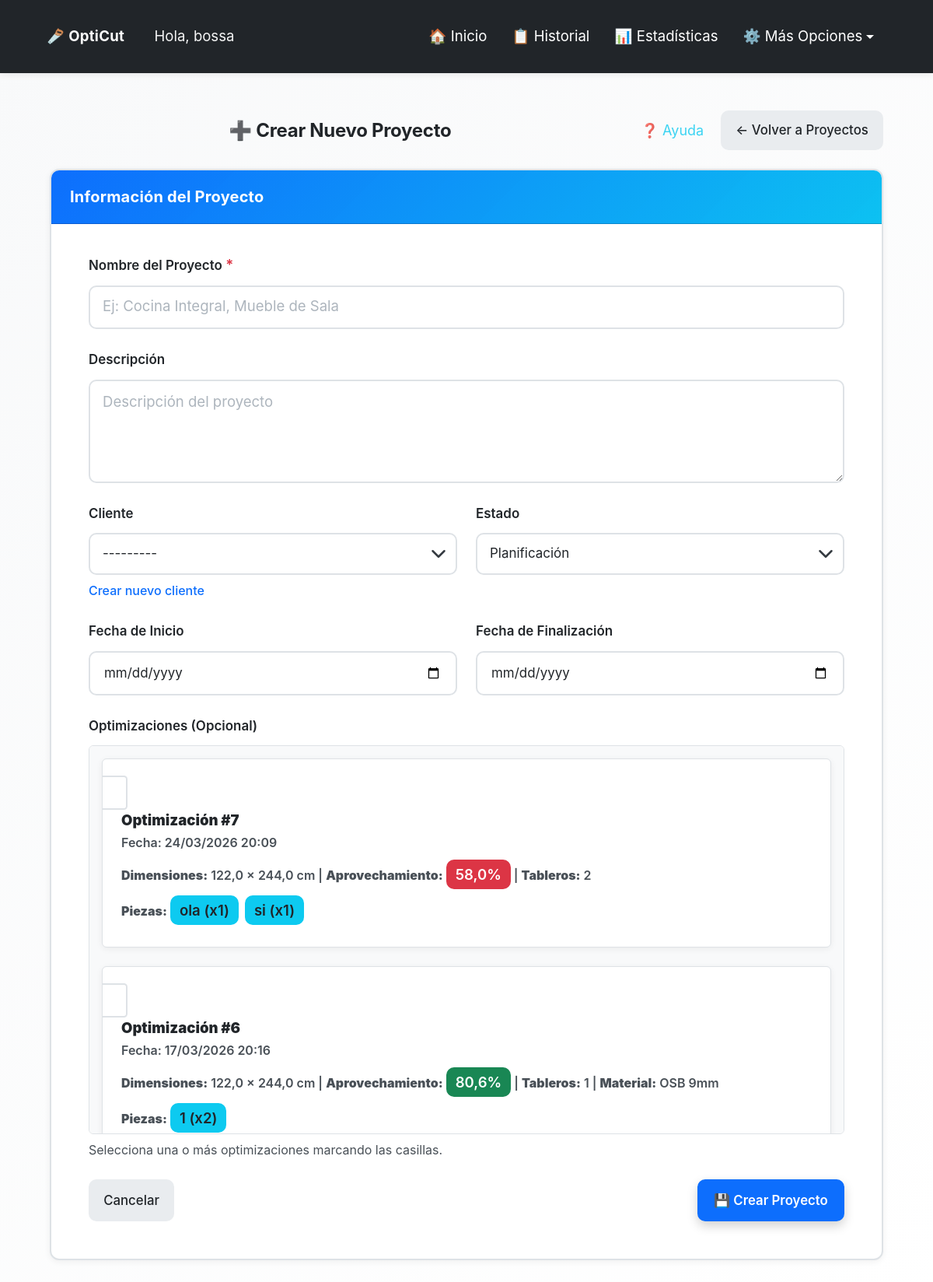
Before: /opticut/proyectos/crear/ (signed in) with the older database file.
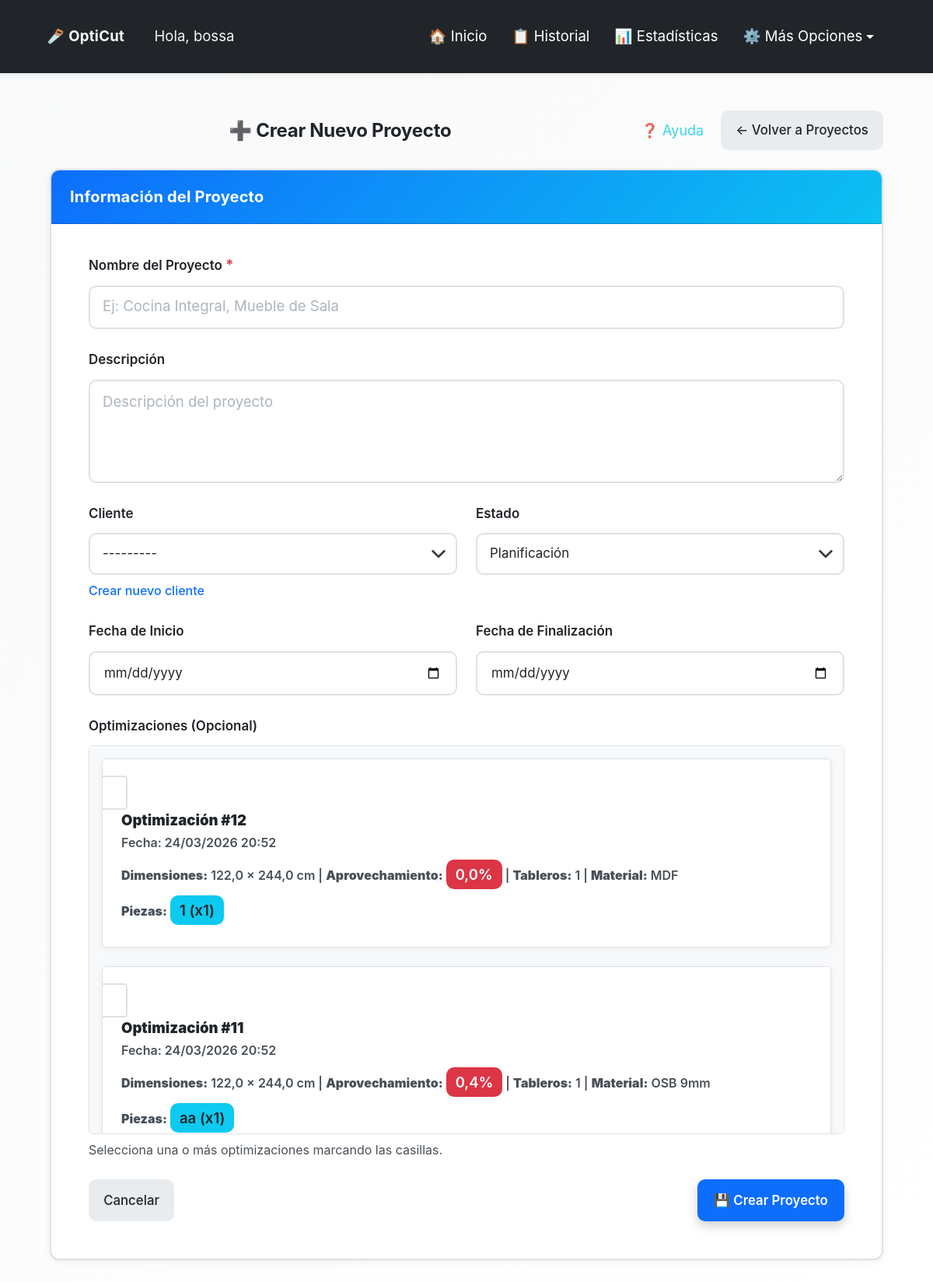
After: the same page with the newer database file.
### opticut/models.py (models this page shows, shortened)
class Optimizacion(models.Model):
    UNIDADES_CHOICES = [
        ('cm', 'Centímetros (cm)'),
        ('m', 'Metros (m)'),
        ('in', 'Pulgadas (in)'),
        ('ft', 'Pies (ft)'),
    ]
    usuario = models.ForeignKey(User, on_delete=models.CASCADE)
    fecha = models.DateTimeField(auto_now_add=True)
    ancho_tablero = models.FloatField()  # Siempre guardado en cm (permite decimales)
    alto_tablero = models.FloatField()  # Siempre guardado en cm (permite decimales)
    unidad_medida = models.CharField(max_length=2, choices=UNIDADES_CHOICES, default='cm',
                                     help_text="Unidad de medida usada por el usuario")
    piezas = models.TextField(help_text="Listado de piezas en formato ancho,alto,cantidad")
    imagen = models.ImageField(upload_to='optimizaciones/', null=True, blank=True)
    pdf = models.FileField(upload_to='pdfs/', null=True, blank=True)
    aprovechamiento_total = models.FloatField(default=0)
    favorito = models.BooleanField(default=False)
    permitir_rotacion = models.BooleanField(default=True, help_text="Permitir rotación automática de piezas 90°")
    margen_corte = models.FloatField(default=0.3, help_text="Margen de corte (kerf) en cm (guardado internamente). El valor se ingresa en mm.")
    material = models.ForeignKey(
        Material,
        on_delete=models.SET_NULL,
        null=True,
        blank=True,
        help_text="Material/tablero utilizado (opcional)"
    )
    precio_tablero = models.DecimalField(
        max_digits=10,
        decimal_places=2,
        null=True,
        blank=True,
        help_text="Precio por tablero usado en esta optimización"
    )
    mano_obra = models.DecimalField(
        max_digits=10,
        decimal_places=2,
        default=Decimal('0.00'),
        help_text="Costo de mano de obra (opcional)"
    )
    num_tableros = models.IntegerField(
        default=0,
        help_text="Número de tableros utilizados (calculado automáticamente)"
    )
    cliente = models.ForeignKey(
        'Cliente',
        on_delete=models.SET_NULL,
        null=True,
        blank=True,
        help_text="Cliente asociado a esta optimización (opcional)"
    )
    proyecto = models.ForeignKey(
        'Proyecto',
        on_delete=models.SET_NULL,
        null=True,
        blank=True,
        help_text="Proyecto al que pertenece esta optimización (opcional)"
    )

class Material(models.Model):
    UNIDADES_CHOICES = [
        ('cm', 'Centímetros (cm)'),
        ('m', 'Metros (m)'),
        ('in', 'Pulgadas (in)'),
        ('ft', 'Pies (ft)'),
    ]
    usuario = models.ForeignKey(
        User,
        on_delete=models.CASCADE,
        null=True,
        blank=True,
        help_text="Usuario propietario. Null para materiales predefinidos del sistema."
    )
    nombre = models.CharField(max_length=100, help_text="Nombre del material (ej: MDF 18mm, Contrachapado)")
    ancho = models.FloatField(help_text="Ancho del tablero en cm")
    alto = models.FloatField(help_text="Alto del tablero en cm")
    unidad_medida = models.CharField(
        max_length=2,
        choices=UNIDADES_CHOICES,
        default='cm',
        help_text="Unidad de medida para mostrar"
    )
    precio = models.DecimalField(
        max_digits=10,
        decimal_places=2,
        null=True,
        blank=True,
        help_text="Precio por tablero (opcional)"
    )
    es_predefinido = models.BooleanField(
        default=False,
        help_text="Si es True, es un material del sistema (no se puede eliminar)"
    )
    descripcion = models.TextField(blank=True, help_text="Descripción adicional del material")
    fecha_creacion = models.DateTimeField(auto_now_add=True)
    fecha_actualizacion = models.DateTimeField(auto_now=True)
    class Meta:
        verbose_name = "Material"
        verbose_name_plural = "Materiales"
        ordering = ['-es_predefinido', 'nombre']

### opticut/views.py (the view)
# urls.py: path('proyectos/crear/', views.crear_proyecto, name='crear_proyecto'),
@login_required
def crear_proyecto(request):
    if request.method == "POST":
        form = ProyectoForm(request.POST, user=request.user)
        if form.is_valid():
            proyecto = form.save(commit=False)
            proyecto.usuario = request.user
            proyecto.save()
            optimizaciones_seleccionadas = form.cleaned_data.get('optimizaciones', [])
            if optimizaciones_seleccionadas:
                optimizaciones_ids = [opt.pk for opt in optimizaciones_seleccionadas]
                optimizaciones_validas = Optimizacion.objects.filter(
                    pk__in=optimizaciones_ids,
                    usuario=request.user
                )
                optimizaciones_validas.update(proyecto=proyecto)
                num_optimizaciones = optimizaciones_validas.count()
                mensaje_proyecto = f'Se ha creado el proyecto "{proyecto.nombre}" exitosamente con {num_optimizaciones} optimización(es) asociada(s).'
            else:
                mensaje_proyecto = f'Se ha creado el proyecto "{proyecto.nombre}" exitosamente.'
            enviar_notificacion(
                request,
                'proyecto_creado',
                'Proyecto Creado',
                mensaje_proyecto,
                {'proyecto_id': proyecto.id, 'nombre': proyecto.nombre}
            )
            return redirect('opticut:detalle_proyecto', pk=proyecto.pk)
    else:
        form = ProyectoForm(user=request.user)
    optimizaciones_info = []
    optimizaciones_seleccionadas_ids = []
    if form.fields['optimizaciones'].queryset:
        todas_optimizaciones = Optimizacion.objects.filter(usuario=request.user).order_by('-fecha')
        total_optimizaciones = todas_optimizaciones.count()
        for opt in form.fields['optimizaciones'].queryset:
            numero_lista = opt.pk
            for idx, optimizacion_lista in enumerate(todas_optimizaciones, start=1):
                if optimizacion_lista.id == opt.id:
                    numero_lista = total_optimizaciones - idx + 1
                    break
            nombres_piezas = []
            if opt.piezas:
                for linea in opt.piezas.splitlines():
                    if linea.strip():
                        partes = linea.split(',')
                        if len(partes) == 4:  # Formato con nombre: nombre,ancho,alto,cantidad
                            nombre = partes[0].strip()
                            cantidad = int(partes[3].strip())
                            nombres_piezas.append(f"{nombre} (x{cantidad})")
                        elif len(partes) == 3:  # Formato sin nombre: ancho,alto,cantidad
                            cantidad = int(partes[2].strip())
                            nombres_piezas.append(f"Pieza (x{cantidad})")
            optimizaciones_info.append({
                'optimizacion': opt,
                'numero_lista': numero_lista,
                'seleccionada': opt.pk in optimizaciones_seleccionadas_ids,
                'nombres_piezas': nombres_piezas[:5],  # Máximo 5 piezas para no hacer muy largo
                'total_piezas': len(nombres_piezas),
            })
    return render(request, 'opticut/crear_proyecto.html', {
        'form': form,
        'optimizaciones_info': optimizaciones_info,
    })

### opticut/context_processors.py (called while the page is built)
def tutorial_context(request):
    if request.user.is_authenticated:
        tiene_optimizaciones = Optimizacion.objects.filter(usuario=request.user).exists()
        return {
            'tiene_optimizaciones': tiene_optimizaciones
        }
    return {
        'tiene_optimizaciones': False
    }

### opticut/models.py (called while the page is built)
    def __str__(self):
        return self.nombre

### usuarios/models.py (called while the page is built)
    def get_timeout_segundos_str(self):
        if self.timeout_sesion is None:
            return '1800'  # 30 minutos por defecto
        if self.timeout_sesion == 0:
            return '0'  # Desactivado
        return str(self.timeout_sesion * 60)

### opticut/templates/opticut/crear_proyecto.html (shortened to what the changed rows need)
{% extends 'opticut/base.html' %}
{% load static %}
{% block extra_css %}
<link rel="stylesheet" href="{% static 'opticut/css/index.css' %}">
{% endblock %}
{% block content %}
<div class="container mt-4">
  <div class="d-flex justify-content-between align-items-center mb-4">
    <h2 class="text-center mb-0 flex-grow-1">➕ Crear Nuevo Proyecto</h2>
  </div>
  <div class="card fade-in">
    <div class="card-body">
      <form method="post">
        <div class="row mb-3">
          <div class="col-md-12">
            <div class="border rounded p-3 optimizaciones-container">
              {% if optimizaciones_info %}
                {% for item in optimizaciones_info %}
                  <div class="form-check mb-3 p-3 border rounded optimizacion-card">
                    <input class="form-check-input" type="checkbox" name="optimizaciones" value="{{ item.optimizacion.pk }}" id="opt_{{ item.optimizacion.pk }}"
                           {% if item.seleccionada %}checked{% endif %}>
                    <label class="form-check-label ms-2 w-100 label-clickable" for="opt_{{ item.optimizacion.pk }}">
                      <div class="d-flex justify-content-between align-items-start">
                        <div>
                          <strong>Optimización #{{ item.numero_lista }}</strong>
                          <br><small class="text-muted">
                            Fecha: {{ item.optimizacion.fecha|date:"d/m/Y H:i" }}
                          </small>
                        </div>
                      </div>
                      <div class="mt-2">
                        <small class="text-muted">
                          <strong>Dimensiones:</strong> {{ item.optimizacion.ancho_tablero }} × {{ item.optimizacion.alto_tablero }} cm |
                          <strong>Aprovechamiento:</strong> <span class="badge bg-{% if item.optimizacion.aprovechamiento_total >= 80 %}success{% elif item.optimizacion.aprovechamiento_total >= 60 %}warning{% else %}danger{% endif %}">{{ item.optimizacion.aprovechamiento_total|floatformat:1 }}%</span> |
                          <strong>Tableros:</strong> {{ item.optimizacion.num_tableros|default:"0" }}
                          {% if item.optimizacion.material %}
                            | <strong>Material:</strong> {{ item.optimizacion.material.nombre }}
                          {% endif %}
                        </small>
                      </div>
                      {% if item.nombres_piezas %}
                      <div class="mt-2">
                        <small class="text-muted">
                          <strong>Piezas:</strong>
                          {% for nombre_pieza in item.nombres_piezas %}
                            <span class="badge bg-info text-dark me-1">{{ nombre_pieza }}</span>
                          {% endfor %}
                        </small>
                      </div>
                      {% endif %}
                    </label>
                  </div>
                {% endfor %}
              {% else %}
                <div class="alert alert-info mb-0">
                  <small>No hay optimizaciones disponibles sin proyecto asignado. Puedes crear optimizaciones y luego agregarlas al proyecto desde el detalle del proyecto.</small>
                </div>
              {% endif %}
            </div>
          </div>
        </div>
      </form>
    </div>
  </div>
</div>
{% endblock %}

Changed rows visible on the page:
no longer on this page (row unchanged): Optimizacion: numero_lista "7", optimizacion.fecha "24/03/2026 20:09", optimizacion.ancho_tablero "122,0", optimizacion.alto_tablero "244,0", optimizacion.aprovechamiento_total "58,0", optimizacion.num_tableros "2", nombres_piezas "ola (x1)" "si (x1)"
no longer on this page (row unchanged): Optimizacion: numero_lista "6", optimizacion.fecha "17/03/2026 20:16", optimizacion.ancho_tablero "122,0", optimizacion.alto_tablero "244,0", optimizacion.aprovechamiento_total "80,6", optimizacion.num_tableros "1", optimizacion.material.nombre "OSB 9mm", nombres_piezas "1 (x2)"
added Optimizacion: numero_lista "12", optimizacion.fecha "24/03/2026 20:52", optimizacion.ancho_tablero "122,0", optimizacion.alto_tablero "244,0", optimizacion.aprovechamiento_total "0,0", optimizacion.num_tableros "1", optimizacion.material.nombre "MDF", nombres_piezas "1 (x1)"
added Optimizacion: numero_lista "11", optimizacion.fecha "24/03/2026 20:52", optimizacion.ancho_tablero "122,0", optimizacion.alto_tablero "244,0", optimizacion.aprovechamiento_total "0,4", optimizacion.num_tableros "1", optimizacion.material.nombre "OSB 9mm", nombres_piezas "aa (x1)"
